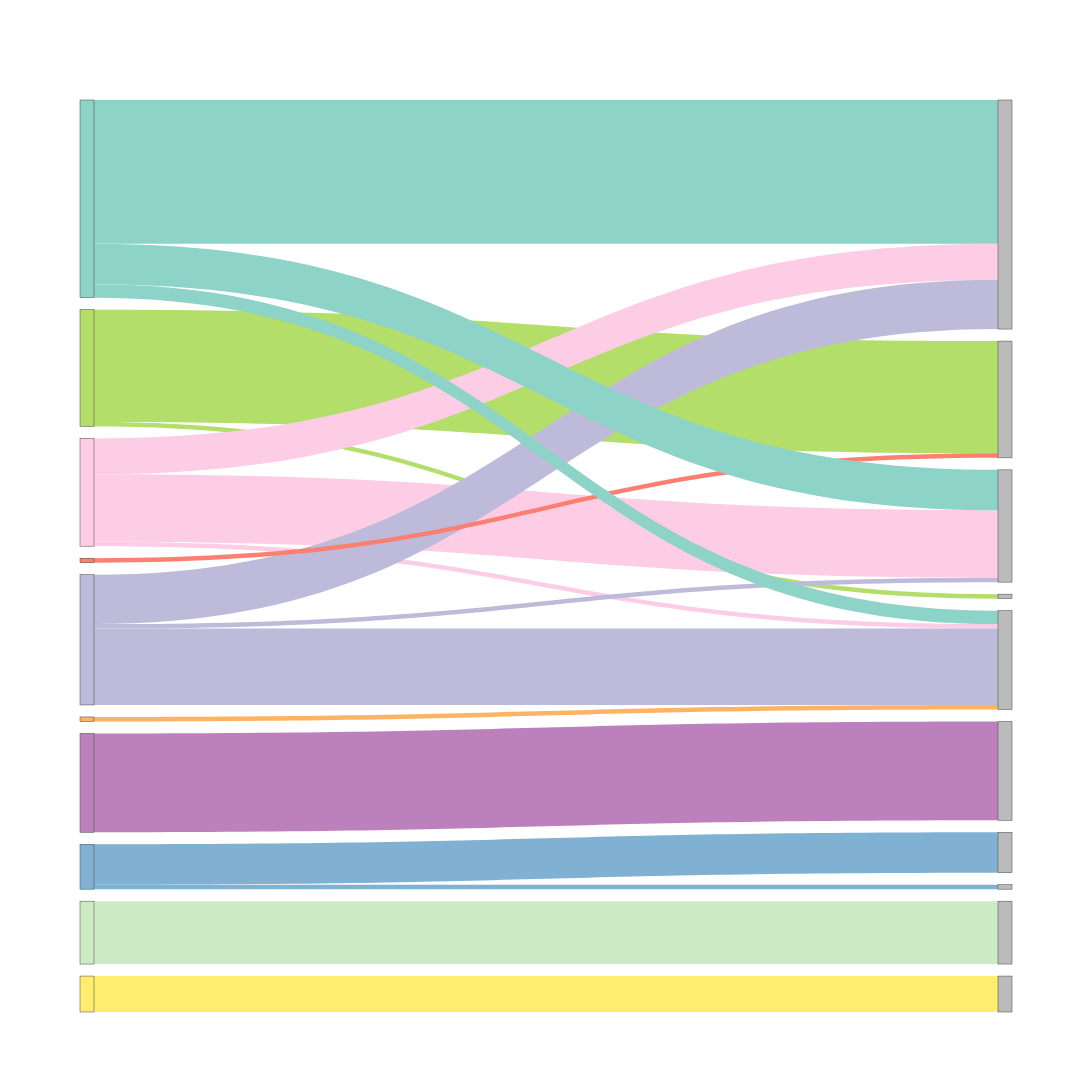

Notebook code cell kept with this figure:
### Code cell
import pandas as pd
import plotly.graph_objects as go

# --- generic labels for nodes (left = monomer, right = multimer) ---
mono_labels_generic  = [f"Monomer cluster {i+1}" for i in range(len(mono_nodes))]
multi_labels_generic = [f"Multimer cluster {j+1}" for j in range(len(multi_nodes))]
label_text = mono_labels_generic + multi_labels_generic
label_text = []
# (optional) mapping from original IDs -> generic labels
mono_name_map  = dict(zip(mono_nodes, mono_labels_generic))
multi_name_map = dict(zip(multi_nodes, multi_labels_generic))

# --- Plot Sankey ---
fig = go.Figure(go.Sankey(
    arrangement="snap",
    node=dict(
        label=label_text,         # generic labels
        pad=12,
        thickness=14,
        color=node_colors
    ),
    link=dict(
        source=source,
        target=target,
        value=value,
        color=link_colors
    )
))

fig.update_layout(
    title="",
    font=dict(size=20),
    height=FIG_H,
    width=FIG_W
)



fig.show()

### Figure 1 — Plotly figure (JSON) as saved in the notebook; plotly's stock layout.template omitted (floating-point values rounded to 4 significant figures)
{"data": [{"arrangement": "snap", "link": {"color": ["#80b1d3", "#80b1d3", "#b3de69", "#b3de69", "#ffed6f", "#fccde5", "#fccde5", "#fccde5", "#bebada", "#bebada", "#bebada", "#fb8072", "#ccebc5", "#fdb462", "#8dd3c7", "#8dd3c7", "#8dd3c7", "#bc80bd"], "source": [8, 8, 4, 4, 9, 5, 5, 5, 3, 3, 3, 0, 7, 1, 2, 2, 2, 6], "target": [18, 11, 13, 10, 19, 12, 16, 14, 12, 16, 14, 13, 17, 16, 12, 16, 14, 15], "value": [9, 1, 25, 1, 8, 8, 1, 15, 11, 17, 1, 1, 14, 1, 32, 3, 9, 22]}, "node": {"color": ["#fb8072", "#fdb462", "#8dd3c7", "#bebada", "#b3de69", "#fccde5", "#bc80bd", "#ccebc5", "#80b1d3", "#ffed6f", "#BBBBBB", "#BBBBBB", "#BBBBBB", "#BBBBBB", "#BBBBBB", "#BBBBBB", "#BBBBBB", "#BBBBBB", "#BBBBBB", "#BBBBBB"], "label": [], "pad": 12, "thickness": 14}, "type": "sankey"}], "layout": {"font": {"size": 20}, "height": 1100, "title": {"text": ""}, "width": 1100}}
